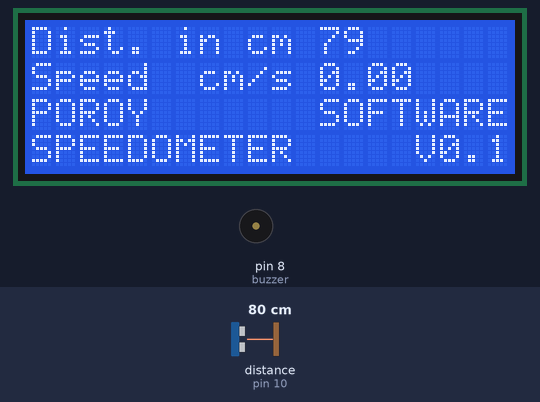
This sketch was run on a simulated Arduino Uno, built with avr-gcc and run on an emulated ATmega328P. Shown: 20×4 character LCD, buzzer (waves = sounding, pin HIGH). Wiring (inferred from the names in the program): ultrasonic range finder: trigger pin 9; echo pin 10. The inputs (shaded band) are chosen by the test bench; at power-on: distance to the obstacle (sensor on pin 10) 80 cm. The echo pulse lasts 58.3 µs per cm; pins used as bus, display or sensor lines are not drawn; what the sketch prints to the serial monitor is not drawn.

Above: at 2.4 s.
2.5 s: distance to the obstacle (sensor on pin 10) set to 2 cm
At 5.1 s:
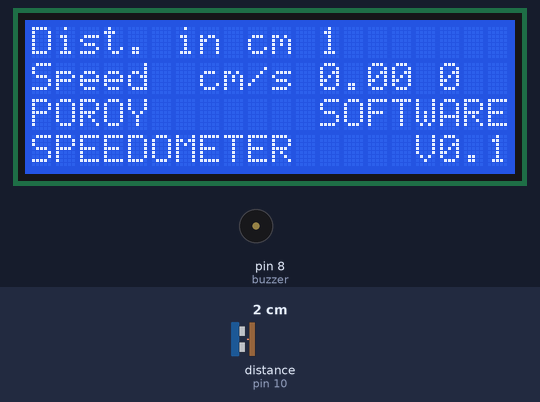
5.5 s: distance to the obstacle (sensor on pin 10) set to 4 cm
At 7.1 s:
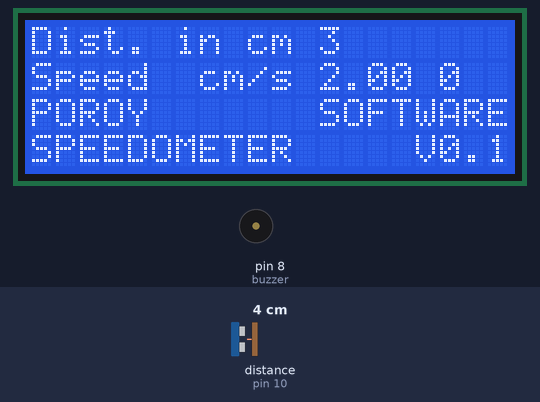
8.5 s: distance to the obstacle (sensor on pin 10) set to 9 cm
At 11.2 s:
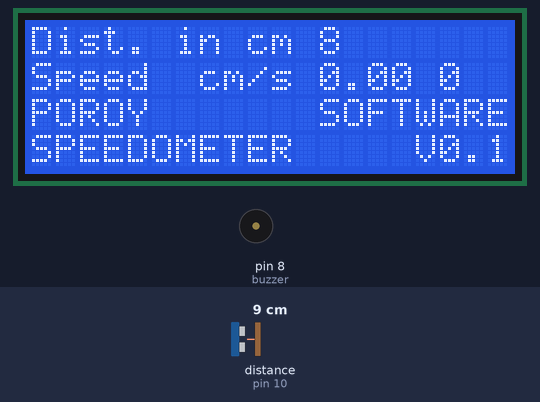
11.5 s: distance to the obstacle (sensor on pin 10) set to 250 cm
At 14.3 s:
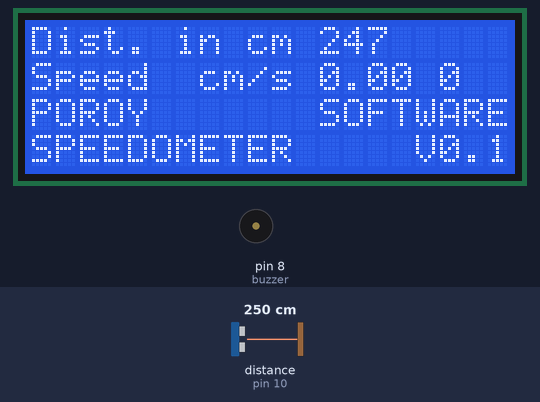
Timing chart, 0 to 15.5 s (numbered marks = the images above; inputs shaded):
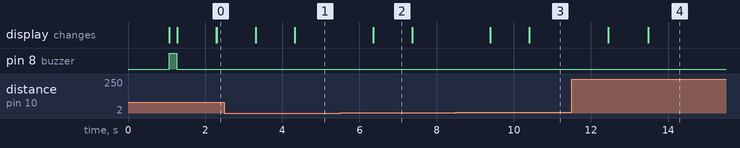

Measured:
- after the input at 5.5 s, the display: changes after 0.85 s (image 2)
- after the input at 8.5 s, the display: first changes after 0.89 s (image 3 shows a later state)
- after the input at 11.5 s, the display: first changes after 0.95 s (image 4 shows a later state)

The sketch:

Hiz-Radari.ino
```cpp
#include <LiquidCrystal.h>
LiquidCrystal lcd(12, 11, 6, 5, 4, 3);// RS,E,D4,D5,D6,D7
// defines pins numbers
const int trigPin = 9;
const int echoPin = 10;
const int buzzer = 8;
// defines variables
long duration;
double distance1=0;
double distance2=0;
double Speed=0;
int distance=0;

void setup()
{
lcd.begin(20, 4);// LCD 16X2
lcd.clear();
lcd.setCursor(0,0);
lcd.print("POROY");
lcd.setCursor(12,2);
lcd.print("SOFTWARE");
delay(1000);
lcd.clear();
pinMode(buzzer, OUTPUT);
pinMode(trigPin, OUTPUT); // Sets the trigPin as an Output
pinMode(echoPin, INPUT); // Sets the echoPin as an Input
digitalWrite(buzzer, HIGH);
delay(200);
digitalWrite(buzzer, LOW);
Serial.begin(9600); // Starts the serial communication
lcd.setCursor(0,2);
lcd.print("POROY");
lcd.setCursor(12,2);
lcd.print("SOFTWARE");
lcd.setCursor(0,3);
lcd.print("SPEEDOMETER");
lcd.setCursor(16,3);
lcd.print("V0.1");
}


void loop()
{

//calculating Speed
   distance1 = ultrasonicRead(); //calls ultrasoninicRead() function below
   Serial.print("Distance1: ");
   Serial.print(distance1);
   delay(1000);//giving a time gap of 1 sec

   distance2 = ultrasonicRead(); //calls ultrasoninicRead() function below

   //formula change in distance divided by change in time
   Speed = (distance2 - distance1)/1.0; //as the time gap is 1 sec we divide it by 1.
//Displaying Speed
  Serial.print("Speed in cm/s  :");
  Serial.println(Speed);
lcd.setCursor(0,1);
lcd.print("Speed  cm/s ");
lcd.print(Speed);
lcd.print(" ");
}

float ultrasonicRead ()
{
// Clears the trigPin
digitalWrite(trigPin, LOW);
delayMicroseconds(2);

// Sets the trigPin on HIGH state for 10 micro seconds
digitalWrite(trigPin, HIGH);
delayMicroseconds(10);
digitalWrite(trigPin, LOW);

// Reads the echoPin, returns the sound wave travel time in microseconds
duration = pulseIn(echoPin, HIGH);

//calculating distance
distance= duration*0.034/2;
// Prints the distance on the Serial Monitor
Serial.print("Distance in cm : ");
Serial.println(distance);
lcd.setCursor(0,0);
lcd.print("Dist. in cm ");
lcd.print(distance);
lcd.print("   ");
return distance;

}
```
